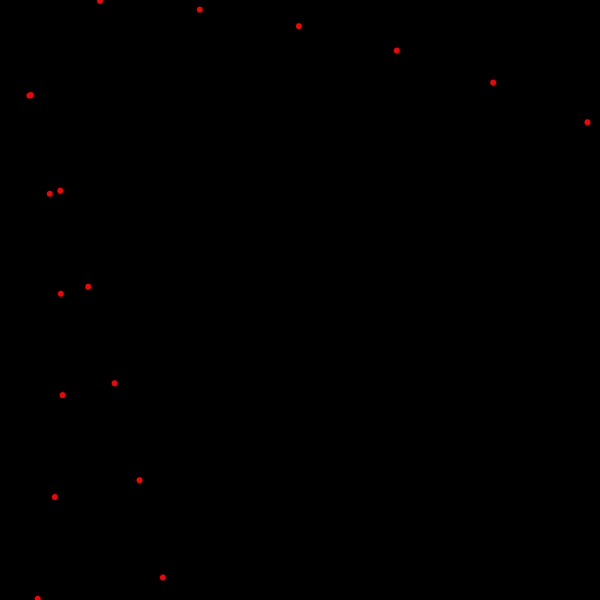
Frame 1 (no input)
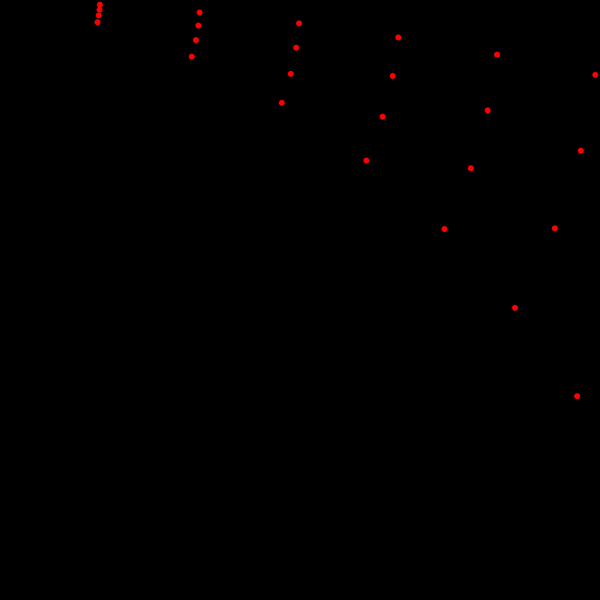
Frame 60 (the mouse pressed at the canvas centre just before this capture)
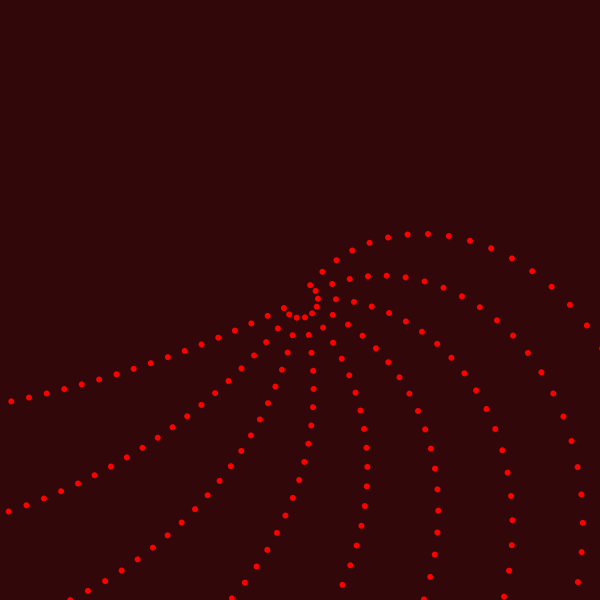
Frame 120 (the mouse held since frame 60 and released just before this capture)

The Processing sketch that drew these frames (run headless with seeded random() and noise(); from frame 60 on, the mouse is pressed at the canvas centre):

// Processing sketch: processing_95235
// ── processing_95235.pde

//Krystofer Dongjae Kim
//Antimatter explosion!
//Trig

Circles myCircles1;
Circles myCircles2; 
  float distance = 100;

void setup() {
  size(600, 600);
    smooth();
  frameRate(80);

  myCircles1 = new Circles(1, 50, 0);


}

void draw() {
  background(0);
    fill(255, 0, 0);
   if (distance < 10) {
     background(random(255),random(0,20),random(0,20)); 
    }
  noStroke();
  for (int a = 1; a <100; a++) {
    for (int i = 1; i <10; i ++ ) {
      myCircles1.display(i, a, 2);

    }
  }


    if (mousePressed) {
      distance -= 2;
    } 
    else {
      distance = 100;
    }
    
 
}

class Circles { 
  float degrees = 360/5;
  float easing = 0.05;

  Circles(int i, int a, int off) {
  }

  void display(int i, int a, int space) {

    float xOffset = cos( radians(degrees)*i) * distance*a;
    float yOffset = sin( radians(degrees)*i) * distance*a;
    ellipse(mouseX + xOffset, mouseY + yOffset, 6, 6);
    degrees += i*0.01;

  }
}
